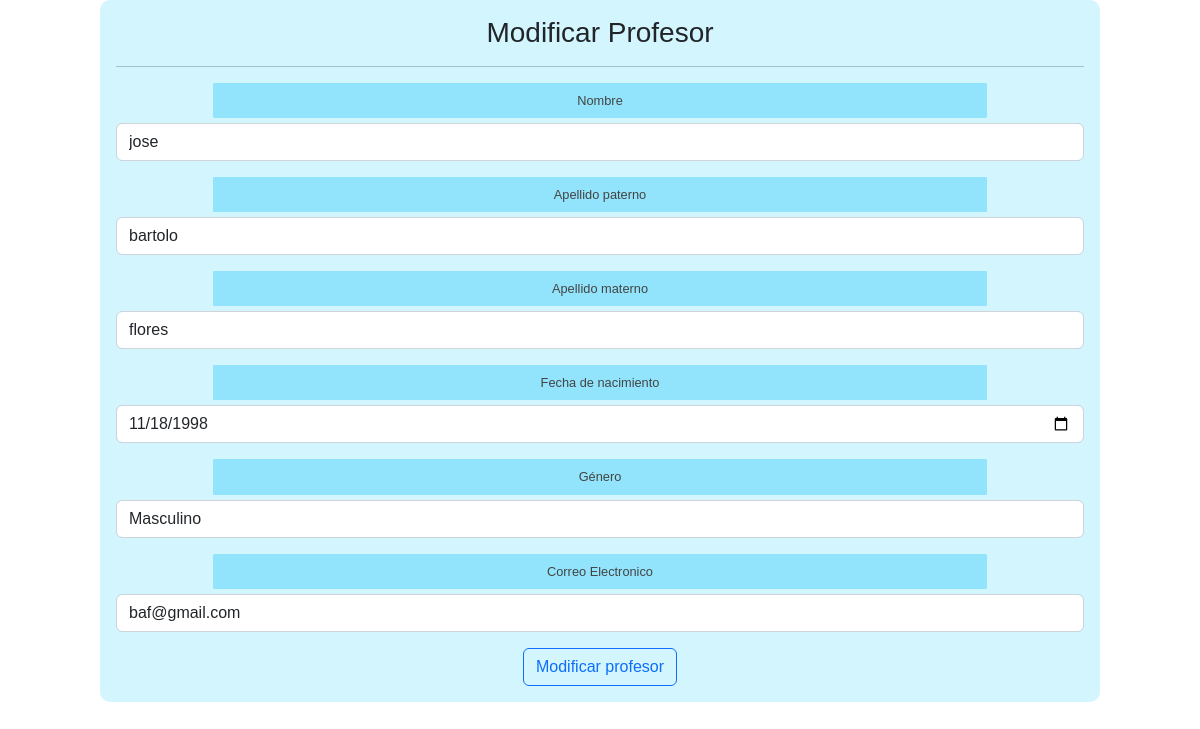
The page /modificacionA.php?id=1 (signed in) on the database as committed earlier.
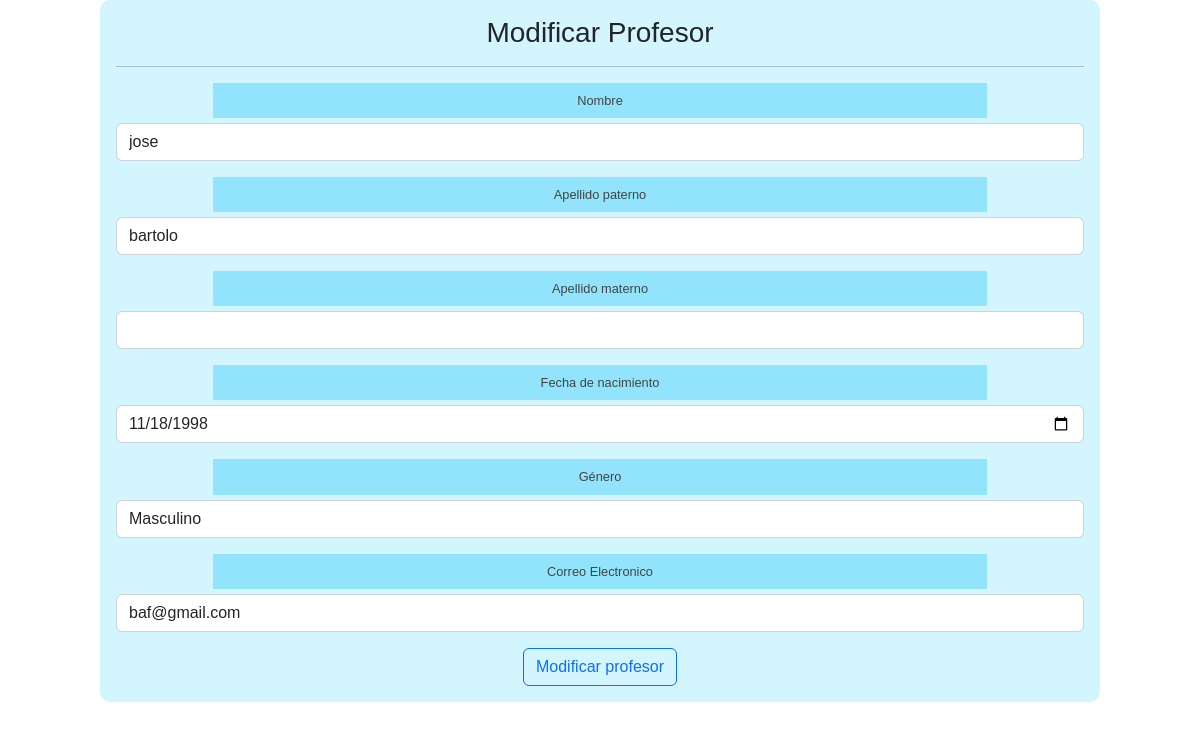
The same page on the database as committed later.
### tables this page shows
CREATE TABLE `profesor` (
  `idProfesor` int(11) NOT NULL AUTO_INCREMENT,
  `nombre` varchar(45) NOT NULL,
  `apellidoP` varchar(45) NOT NULL,
  `apellidoM` varchar(45) DEFAULT NULL,
  `fechaNacimiento` date NOT NULL,
  `generoP` varchar(5) NOT NULL,
  `correoP` varchar(45) NOT NULL,
  `contraseña` varchar(100) NOT NULL,
  PRIMARY KEY (`idProfesor`)
);

### modificacionA.php (the view, shortened to what this page needs)
<?php
  include "modelo/conexion.php";
  $id = $_GET["id"];
  $sql = $conexion->query("select * from profesor where idProfesor=$id ")
  ?>
<!DOCTYPE html>
<html lang="en">
  <head>
    <link href='css/formulario.css' rel='stylesheet' type='text/css'>
    <link href="https://cdn.jsdelivr.net/npm/bootstrap@5.2.2/dist/css/bootstrap.min.css" rel="stylesheet">
  </head>
  <body >
    <form class="col-10 p-3 m-auto formulario" method="POST">
      <h3>Modificar Profesor</h3>
      <hr    color="#000000";>
      <?php
        include "controlador/modificarA.php";
        while($datos=$sql->fetch_object()){?>
       <div class="mb-3">
            <label for="exampleInputEmail1" class="input_textual">Nombre</label>
            <input type="text" aling="center" class="form-control" name="nombre" value="<?= $datos->nombre ?>" required >
          </div>
          <div class="mb-3">
            <label for="exampleInputEmail1" class="input_textual">Apellido paterno</label>
            <input type="text" class="form-control" name="apellidoP" value="<?= $datos->apellidoP ?>" required>
          </div>
          <div class="mb-3">
            <label for="exampleInputEmail1" class="input_textual">Apellido materno</label>
            <input type="text" class="form-control" name="apellidoM" value="<?= $datos->apellidoM ?>" >
          </div>
          <div class="mb-3">
            <label for="exampleInputEmail1" class="input_textual">Fecha de nacimiento</label>
            <input type="date" class="form-control" name="fechan" value="<?= $datos->fechaNacimiento ?>" required>
          </div>
          <div class="mb-3">
            <label for="genero" class="input_textual">Género</label>
            <select class="form-control" id="genero" name="genero" required>
              <option value="M" <?= ($datos->generoP == 'M') ? 'selected' : '' ?>>Masculino</option>
            </select>
          </div>
          <div class="mb-3">
            <label for="exampleInputEmail1" class="input_textual">Correo Electronico</label>
            <input type="email" class="form-control" name="correo" value="<?= $datos->correoP ?>" required>
          </div>
      <?php }
        ?>
      <button type="submit" class="btn btn-outline-primary" name="btnregistrar" value="ok">Modificar profesor</button>
    </form>
  </body>
</html>

### css/formulario.css (style rules this page uses)
* { transition: .4s; box-sizing: border-box; font-family: 'arial'; }
body { background: rgba(255, 255, 255, 0.8); }
.formulario { width: 60%; margin: auto; text-align: center; background: #4dd7fa3f; padding-top: 30px; border-radius: 10px; }
.formulario .input_textual { display: block; padding: 7px 7px; margin: auto; margin-bottom: 5px; width: 80%; border: 1px solid #91e4fb; border-radius: 1px; color: #444; font-size: 0.8em; background:#91e4fb; }

Rows that differ between the two databases and show on the page:
changed profesor "jose": apellidoM "flores" → (not shown)
